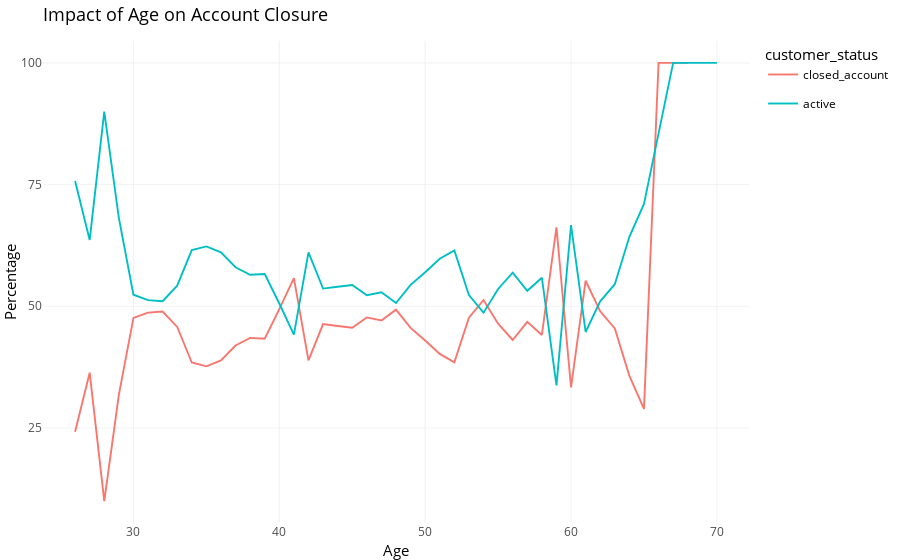

The cell this chart's notebook holds for it:
### Markdown cell above
First we will calculate the percentage distribution of closed and active accounts for each age group in the credit card data using a line graph.

Converting the line graph to display percentages instead of counts provides a more informative and normalized representation of the impact of age on account closure. 

By presenting the data in percentages, the visualization adjusts for variations in total counts across different age groups, allowing for a clearer comparison of the relative distribution of closed and active accounts within each age category. 

This approach enhances the interpretability of the graph, enabling a more meaningful assessment of the proportion of accounts closed or active across age groups, which is especially important when dealing with imbalances in the number of observations in each category.

### Code cell
# Calculate percentages for closed and active accounts by age
percentage_df <- credit_card_df %>%
  group_by(age, customer_status) %>%
  summarize(count = n()) %>%
  group_by(age) %>%
  mutate(percentage = count / sum(count) * 100)

# Create a line graph with percentages
gg <- ggplot(percentage_df, aes(x = age, y = percentage, color = customer_status, group = customer_status)) +
  geom_line() +
  labs(title = "Impact of Age on Account Closure",
       x = "Age",
       y = "Percentage") +
  theme_minimal()

# Convert ggplot to an interactive plot using plotly
interactive_plot <- ggplotly(gg)

# Show the interactive plot
interactive_plot

### Figure 1 — Plotly figure (JSON) as saved in the notebook; plotly's stock layout.template omitted (floating-point values rounded to 4 significant figures)
{"data": [{"x": [26, 27, 28, 29, 30, 31, 32, 33, 34, 35, 36, 37, 38, 39, 40, 41, 42, 43, 44, 45, 46, 47, 48, 49, 50, 51, 52, 53, 54, 55, 56, 57, 58, 59, 60, 61, 62, 63, 64, 65, 66, 68], "y": [24.24, 36.36, 10, 31.82, 47.62, 48.72, 48.94, 45.76, 38.46, 37.68, 38.89, 41.96, 43.51, 43.36, 49.42, 55.8, 38.92, 46.35, 45.97, 45.62, 47.73, 47.12, 49.33, 45.58, 42.99, 40.22, 38.5, 47.67, 51.3, 46.43, 43.09, 46.81, 44.12, 66.22, 33.33, 55.26, 48.98, 45.45, 35.71, 28.95, 100, 100], "text": ["age: 26<br />percentage:  24.24242<br />customer_status: closed_account<br />customer_status: closed_account", "age: 27<br />percentage:  36.36364<br />customer_status: closed_account<br />customer_status: closed_account", "age: 28<br />percentage:  10.00000<br />customer_status: closed_account<br />customer_status: closed_account", "age: 29<br />percentage:  31.81818<br />customer_status: closed_account<br />customer_status: closed_account", "age: 30<br />percentage:  47.61905<br />customer_status: closed_account<br />customer_status: closed_account", "age: 31<br />percentage:  48.71795<br />customer_status: closed_account<br />customer_status: closed_account", "age: 32<br />percentage:  48.93617<br />customer_status: closed_account<br />customer_status: closed_account", "age: 33<br />percentage:  45.76271<br />customer_status: closed_account<br />customer_status: closed_account", "age: 34<br />percentage:  38.46154<br />customer_status: closed_account<br />customer_status: closed_account", "age: 35<br />percentage:  37.68116<br />customer_status: closed_account<br />customer_status: closed_account", "age: 36<br />percentage:  38.88889<br />customer_status: closed_account<br />customer_status: closed_account", "age: 37<br />percentage:  41.96429<br />customer_status: closed_account<br />customer_status: closed_account", "age: 38<br />percentage:  43.51145<br />customer_status: closed_account<br />customer_status: closed_account", "age: 39<br />percentage:  43.35664<br />customer_status: closed_account<br />customer_status: closed_account", "age: 40<br />percentage:  49.41860<br />customer_status: closed_account<br />customer_status: closed_account", "age: 41<br />percentage:  55.80110<br />customer_status: closed_account<br />customer_status: closed_account", "age: 42<br />percentage:  38.91626<br />customer_status: closed_account<br />customer_status: closed_account", "age: 43<br />percentage:  46.35193<br />customer_status: closed_account<br />customer_status: closed_account", "age: 44<br />percentage:  45.96774<br />customer_status: closed_account<br />customer_status: closed_account", "age: 45<br />percentage:  45.62212<br />customer_status: closed_account<br />customer_status: closed_account", "age: 46<br />percentage:  47.72727<br />customer_status: closed_account<br />customer_status: closed_account", "age: 47<br />percentage:  47.11538<br />customer_status: closed_account<br />customer_status: closed_account", "age: 48<br />percentage:  49.32735<br />customer_status: closed_account<br />customer_status: closed_account", "age: 49<br />percentage:  45.57522<br />customer_status: closed_account<br />customer_status: closed_account", "age: 50<br />percentage:  42.99065<br />customer_status: closed_account<br />customer_status: closed_account", "age: 51<br />percentage:  40.22346<br />customer_status: closed_account<br />customer_status: closed_account", "age: 52<br />percentage:  38.50267<br />customer_status: closed_account<br />customer_status: closed_account", "age: 53<br />percentage:  47.67442<br />customer_status: closed_account<br />customer_status: closed_account", "age: 54<br />percentage:  51.29870<br />customer_status: closed_account<br />customer_status: closed_account", "age: 55<br />percentage:  46.42857<br />customer_status: closed_account<br />customer_status: closed_account", "age: 56<br />percentage:  43.08943<br />customer_status: closed_account<br />customer_status: closed_account", "age: 57<br />percentage:  46.80851<br />customer_status: closed_account<br />customer_status: closed_account", "age: 58<br />percentage:  44.11765<br />customer_status: closed_account<br />customer_status: closed_account", "age: 59<br />percentage:  66.21622<br />customer_status: closed_account<br />customer_status: closed_account", "age: 60<br />percentage:  33.33333<br />customer_status: closed_account<br />customer_status: closed_account", "age: 61<br />percentage:  55.26316<br />customer_status: closed_account<br />customer_status: closed_account", "age: 62<br />percentage:  48.97959<br />customer_status: closed_account<br />customer_status: closed_account", "age: 63<br />percentage:  45.45455<br />customer_status: closed_account<br />customer_status: closed_account", "age: 64<br />percentage:  35.71429<br />customer_status: closed_account<br />customer_status: closed_account", "age: 65<br />percentage:  28.94737<br />customer_status: closed_account<br />customer_status: closed_account", "age: 66<br />percentage: 100.00000<br />customer_status: closed_account<br />customer_status: closed_account", "age: 68<br />percentage: 100.00000<br />customer_status: closed_account<br />customer_status: closed_account"], "type": "scatter", "mode": "lines", "line": {"width": 1.89, "color": "rgba(248,118,109,1)", "dash": "solid"}, "hoveron": "points", "name": "closed_account", "legendgroup": "closed_account", "showlegend": true, "xaxis": "x", "yaxis": "y", "hoverinfo": "text"}, {"x": [26, 27, 28, 29, 30, 31, 32, 33, 34, 35, 36, 37, 38, 39, 40, 41, 42, 43, 44, 45, 46, 47, 48, 49, 50, 51, 52, 53, 54, 55, 56, 57, 58, 59, 60, 61, 62, 63, 64, 65, 67, 70], "y": [75.76, 63.64, 90, 68.18, 52.38, 51.28, 51.06, 54.24, 61.54, 62.32, 61.11, 58.04, 56.49, 56.64, 50.58, 44.2, 61.08, 53.65, 54.03, 54.38, 52.27, 52.88, 50.67, 54.42, 57.01, 59.78, 61.5, 52.33, 48.7, 53.57, 56.91, 53.19, 55.88, 33.78, 66.67, 44.74, 51.02, 54.55, 64.29, 71.05, 100, 100], "text": ["age: 26<br />percentage:  75.75758<br />customer_status: active<br />customer_status: active", "age: 27<br />percentage:  63.63636<br />customer_status: active<br />customer_status: active", "age: 28<br />percentage:  90.00000<br />customer_status: active<br />customer_status: active", "age: 29<br />percentage:  68.18182<br />customer_status: active<br />customer_status: active", "age: 30<br />percentage:  52.38095<br />customer_status: active<br />customer_status: active", "age: 31<br />percentage:  51.28205<br />customer_status: active<br />customer_status: active", "age: 32<br />percentage:  51.06383<br />customer_status: active<br />customer_status: active", "age: 33<br />percentage:  54.23729<br />customer_status: active<br />customer_status: active", "age: 34<br />percentage:  61.53846<br />customer_status: active<br />customer_status: active", "age: 35<br />percentage:  62.31884<br />customer_status: active<br />customer_status: active", "age: 36<br />percentage:  61.11111<br />customer_status: active<br />customer_status: active", "age: 37<br />percentage:  58.03571<br />customer_status: active<br />customer_status: active", "age: 38<br />percentage:  56.48855<br />customer_status: active<br />customer_status: active", "age: 39<br />percentage:  56.64336<br />customer_status: active<br />customer_status: active", "age: 40<br />percentage:  50.58140<br />customer_status: active<br />customer_status: active", "age: 41<br />percentage:  44.19890<br />customer_status: active<br />customer_status: active", "age: 42<br />percentage:  61.08374<br />customer_status: active<br />customer_status: active", "age: 43<br />percentage:  53.64807<br />customer_status: active<br />customer_status: active", "age: 44<br />percentage:  54.03226<br />customer_status: active<br />customer_status: active", "age: 45<br />percentage:  54.37788<br />customer_status: active<br />customer_status: active", "age: 46<br />percentage:  52.27273<br />customer_status: active<br />customer_status: active", "age: 47<br />percentage:  52.88462<br />customer_status: active<br />customer_status: active", "age: 48<br />percentage:  50.67265<br />customer_status: active<br />customer_status: active", "age: 49<br />percentage:  54.42478<br />customer_status: active<br />customer_status: active", "age: 50<br />percentage:  57.00935<br />customer_status: active<br />customer_status: active", "age: 51<br />percentage:  59.77654<br />customer_status: active<br />customer_status: active", "age: 52<br />percentage:  61.49733<br />customer_status: active<br />customer_status: active", "age: 53<br />percentage:  52.32558<br />customer_status: active<br />customer_status: active", "age: 54<br />percentage:  48.70130<br />customer_status: active<br />customer_status: active", "age: 55<br />percentage:  53.57143<br />customer_status: active<br />customer_status: active", "age: 56<br />percentage:  56.91057<br />customer_status: active<br />customer_status: active", "age: 57<br />percentage:  53.19149<br />customer_status: active<br />customer_status: active", "age: 58<br />percentage:  55.88235<br />customer_status: active<br />customer_status: active", "age: 59<br />percentage:  33.78378<br />customer_status: active<br />customer_status: active", "age: 60<br />percentage:  66.66667<br />customer_status: active<br />customer_status: active", "age: 61<br />percentage:  44.73684<br />customer_status: active<br />customer_status: active", "age: 62<br />percentage:  51.02041<br />customer_status: active<br />customer_status: active", "age: 63<br />percentage:  54.54545<br />customer_status: active<br />customer_status: active", "age: 64<br />percentage:  64.28571<br />customer_status: active<br />customer_status: active", "age: 65<br />percentage:  71.05263<br />customer_status: active<br />customer_status: active", "age: 67<br />percentage: 100.00000<br />customer_status: active<br />customer_status: active", "age: 70<br />percentage: 100.00000<br />customer_status: active<br />customer_status: active"], "type": "scatter", "mode": "lines", "line": {"width": 1.89, "color": "rgba(0,191,196,1)", "dash": "solid"}, "hoveron": "points", "name": "active", "legendgroup": "active", "showlegend": true, "xaxis": "x", "yaxis": "y", "hoverinfo": "text"}], "layout": {"margin": {"t": 40.84, "r": 7.306, "b": 37.26, "l": 43.1}, "font": {"color": "rgba(0,0,0,1)", "family": "", "size": 14.61}, "title": {"text": "Impact of Age on Account Closure", "font": {"color": "rgba(0,0,0,1)", "family": "", "size": 17.53}, "x": 0, "xref": "paper"}, "xaxis": {"domain": [0, 1], "automargin": true, "type": "linear", "autorange": false, "range": [23.8, 72.2], "tickmode": "array", "ticktext": ["30", "40", "50", "60", "70"], "tickvals": [30, 40, 50, 60, 70], "categoryorder": "array", "categoryarray": ["30", "40", "50", "60", "70"], "nticks": {}, "ticks": "", "tickcolor": {}, "ticklen": 3.653, "tickwidth": 0, "showticklabels": true, "tickfont": {"color": "rgba(77,77,77,1)", "family": "", "size": 11.69}, "tickangle": 0, "showline": false, "linecolor": {}, "linewidth": 0, "showgrid": true, "gridcolor": "rgba(235,235,235,1)", "gridwidth": 0.6642, "zeroline": false, "anchor": "y", "title": {"text": "Age", "font": {"color": "rgba(0,0,0,1)", "family": "", "size": 14.61}}, "hoverformat": ".2f"}, "yaxis": {"domain": [0, 1], "automargin": true, "type": "linear", "autorange": false, "range": [5.5, 104.5], "tickmode": "array", "ticktext": ["25", "50", "75", "100"], "tickvals": [25, 50, 75, 100], "categoryorder": "array", "categoryarray": ["25", "50", "75", "100"], "nticks": {}, "ticks": "", "tickcolor": {}, "ticklen": 3.653, "tickwidth": 0, "showticklabels": true, "tickfont": {"color": "rgba(77,77,77,1)", "family": "", "size": 11.69}, "tickangle": 0, "showline": false, "linecolor": {}, "linewidth": 0, "showgrid": true, "gridcolor": "rgba(235,235,235,1)", "gridwidth": 0.6642, "zeroline": false, "anchor": "x", "title": {"text": "Percentage", "font": {"color": "rgba(0,0,0,1)", "family": "", "size": 14.61}}, "hoverformat": ".2f"}, "shapes": [{"type": "rect", "line": {"width": 0, "linetype": []}, "yref": "paper", "xref": "paper", "x0": 0, "x1": 1, "y0": 0, "y1": 1}], "showlegend": true, "legend": {"bgcolor": {}, "bordercolor": {}, "borderwidth": 0, "font": {"color": "rgba(0,0,0,1)", "family": "", "size": 11.69}, "title": {"text": "customer_status", "font": {"color": "rgba(0,0,0,1)", "family": "", "size": 14.61}}}, "hovermode": "closest", "barmode": "relative"}}
